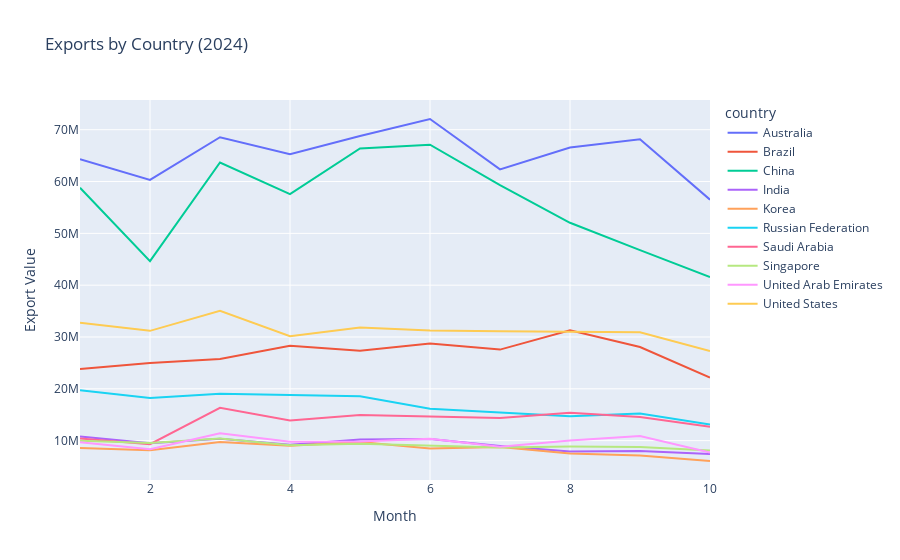

The code cell stored with this chart in its notebook:
### Code cell
import plotly.express as px

# Filter data for  2024
filtered_data = data[(data['year'] == 2024)]

# Group by country, year, and month, and sum the exports
grouped_data = filtered_data.groupby(['country', 'year', 'month'])['export'].sum().reset_index()

# Create a line chart
#fig = px.line(grouped_data, x='month', y='export', color='country', title='Exports by Country ('2024)', labels={'export': 'Export Value', 'month': 'Month'})
# Filter for the top 10 exporting countries by total export value
top_exporting_countries = filtered_data.groupby('country')['export'].sum().nlargest(10).index
grouped_data = grouped_data[grouped_data['country'].isin(top_exporting_countries)]
fig = px.line(grouped_data, x='month', y='export', color='country', title="Exports by Country (2024)", labels={'export': 'Export Value', 'month': 'Month'})
def update_fig_layout_with_date(fig):
    fig.update_layout(xaxis=dict(title='Month', tickformat='%m'), # Format as Year-Month
				  xaxis_title='Month', 
				  yaxis_title='Export Value')

update_fig_layout_with_date(fig)
fig.update_traces(textposition="top center")

# Show the chart
fig.show()

### Figure 1 — Plotly figure (JSON) as saved in the notebook; plotly's stock layout.template omitted (floating-point values rounded to 4 significant figures)
{"data": [{"hovertemplate": "country=Australia<br>Month=%{x}<br>Export Value=%{y}<extra></extra>", "legendgroup": "Australia", "line": {"color": "#636efa", "dash": "solid"}, "marker": {"symbol": "circle"}, "mode": "lines", "name": "Australia", "orientation": "v", "showlegend": true, "textposition": "top center", "type": "scatter", "x": [1, 2, 3, 4, 5, 6, 7, 8, 9, 10], "xaxis": "x", "y": [64310000.0, 60320000.0, 68540000.0, 65290000.0, 68780000.0, 72070000.0, 62340000.0, 66580000.0, 68150000.0, 56510000.0], "yaxis": "y"}, {"hovertemplate": "country=Brazil<br>Month=%{x}<br>Export Value=%{y}<extra></extra>", "legendgroup": "Brazil", "line": {"color": "#EF553B", "dash": "solid"}, "marker": {"symbol": "circle"}, "mode": "lines", "name": "Brazil", "orientation": "v", "showlegend": true, "textposition": "top center", "type": "scatter", "x": [1, 2, 3, 4, 5, 6, 7, 8, 9, 10], "xaxis": "x", "y": [23820000.0, 24970000.0, 25740000.0, 28310000.0, 27360000.0, 28730000.0, 27570000.0, 31280000.0, 28060000.0, 22180000.0], "yaxis": "y"}, {"hovertemplate": "country=China<br>Month=%{x}<br>Export Value=%{y}<extra></extra>", "legendgroup": "China", "line": {"color": "#00cc96", "dash": "solid"}, "marker": {"symbol": "circle"}, "mode": "lines", "name": "China", "orientation": "v", "showlegend": true, "textposition": "top center", "type": "scatter", "x": [1, 2, 3, 4, 5, 6, 7, 8, 9, 10], "xaxis": "x", "y": [58790000.0, 44640000.0, 63680000.0, 57550000.0, 66380000.0, 67110000.0, 59300000.0, 52040000.0, 46760000.0, 41560000.0], "yaxis": "y"}, {"hovertemplate": "country=India<br>Month=%{x}<br>Export Value=%{y}<extra></extra>", "legendgroup": "India", "line": {"color": "#ab63fa", "dash": "solid"}, "marker": {"symbol": "circle"}, "mode": "lines", "name": "India", "orientation": "v", "showlegend": true, "textposition": "top center", "type": "scatter", "x": [1, 2, 3, 4, 5, 6, 7, 8, 9, 10], "xaxis": "x", "y": [10820000.0, 9498000.0, 10360000.0, 9219000.0, 10240000.0, 10330000.0, 8986000.0, 7900000.0, 7991000.0, 7400000.0], "yaxis": "y"}, {"hovertemplate": "country=Korea<br>Month=%{x}<br>Export Value=%{y}<extra></extra>", "legendgroup": "Korea", "line": {"color": "#FFA15A", "dash": "solid"}, "marker": {"symbol": "circle"}, "mode": "lines", "name": "Korea", "orientation": "v", "showlegend": true, "textposition": "top center", "type": "scatter", "x": [1, 2, 3, 4, 5, 6, 7, 8, 9, 10], "xaxis": "x", "y": [8569000.0, 8129000.0, 9759000.0, 9039000.0, 9715000.0, 8494000.0, 8757000.0, 7496000.0, 7128000.0, 6073000.0], "yaxis": "y"}, {"hovertemplate": "country=Russian Federation<br>Month=%{x}<br>Export Value=%{y}<extra></extra>", "legendgroup": "Russian Federation", "line": {"color": "#19d3f3", "dash": "solid"}, "marker": {"symbol": "circle"}, "mode": "lines", "name": "Russian Federation", "orientation": "v", "showlegend": true, "textposition": "top center", "type": "scatter", "x": [1, 2, 3, 4, 5, 6, 7, 8, 9, 10], "xaxis": "x", "y": [19730000.0, 18210000.0, 19030000.0, 18760000.0, 18560000.0, 16150000.0, 15440000.0, 14700000.0, 15240000.0, 13110000.0], "yaxis": "y"}, {"hovertemplate": "country=Saudi Arabia<br>Month=%{x}<br>Export Value=%{y}<extra></extra>", "legendgroup": "Saudi Arabia", "line": {"color": "#FF6692", "dash": "solid"}, "marker": {"symbol": "circle"}, "mode": "lines", "name": "Saudi Arabia", "orientation": "v", "showlegend": true, "textposition": "top center", "type": "scatter", "x": [1, 2, 3, 4, 5, 6, 7, 8, 9, 10], "xaxis": "x", "y": [10390000.0, 9302000.0, 16330000.0, 13910000.0, 14940000.0, 14710000.0, 14360000.0, 15370000.0, 14540000.0, 12670000.0], "yaxis": "y"}, {"hovertemplate": "country=Singapore<br>Month=%{x}<br>Export Value=%{y}<extra></extra>", "legendgroup": "Singapore", "line": {"color": "#B6E880", "dash": "solid"}, "marker": {"symbol": "circle"}, "mode": "lines", "name": "Singapore", "orientation": "v", "showlegend": true, "textposition": "top center", "type": "scatter", "x": [1, 2, 3, 4, 5, 6, 7, 8, 9, 10], "xaxis": "x", "y": [9961000.0, 9528000.0, 10420000.0, 9088000.0, 9407000.0, 9094000.0, 8674000.0, 8849000.0, 8763000.0, 8086000.0], "yaxis": "y"}, {"hovertemplate": "country=United Arab Emirates<br>Month=%{x}<br>Export Value=%{y}<extra></extra>", "legendgroup": "United Arab Emirates", "line": {"color": "#FF97FF", "dash": "solid"}, "marker": {"symbol": "circle"}, "mode": "lines", "name": "United Arab Emirates", "orientation": "v", "showlegend": true, "textposition": "top center", "type": "scatter", "x": [1, 2, 3, 4, 5, 6, 7, 8, 9, 10], "xaxis": "x", "y": [9670000.0, 8346000.0, 11420000.0, 9807000.0, 9856000.0, 10350000.0, 8808000.0, 10050000.0, 10900000.0, 7726000.0], "yaxis": "y"}, {"hovertemplate": "country=United States<br>Month=%{x}<br>Export Value=%{y}<extra></extra>", "legendgroup": "United States", "line": {"color": "#FECB52", "dash": "solid"}, "marker": {"symbol": "circle"}, "mode": "lines", "name": "United States", "orientation": "v", "showlegend": true, "textposition": "top center", "type": "scatter", "x": [1, 2, 3, 4, 5, 6, 7, 8, 9, 10], "xaxis": "x", "y": [32740000.0, 31190000.0, 35070000.0, 30130000.0, 31830000.0, 31250000.0, 31110000.0, 31060000.0, 30910000.0, 27280000.0], "yaxis": "y"}], "layout": {"legend": {"title": {"text": "country"}, "tracegroupgap": 0}, "title": {"text": "Exports by Country (2024)"}, "xaxis": {"anchor": "y", "domain": [0, 1], "tickformat": "%m", "title": {"text": "Month"}}, "yaxis": {"anchor": "x", "domain": [0, 1], "title": {"text": "Export Value"}}}}
